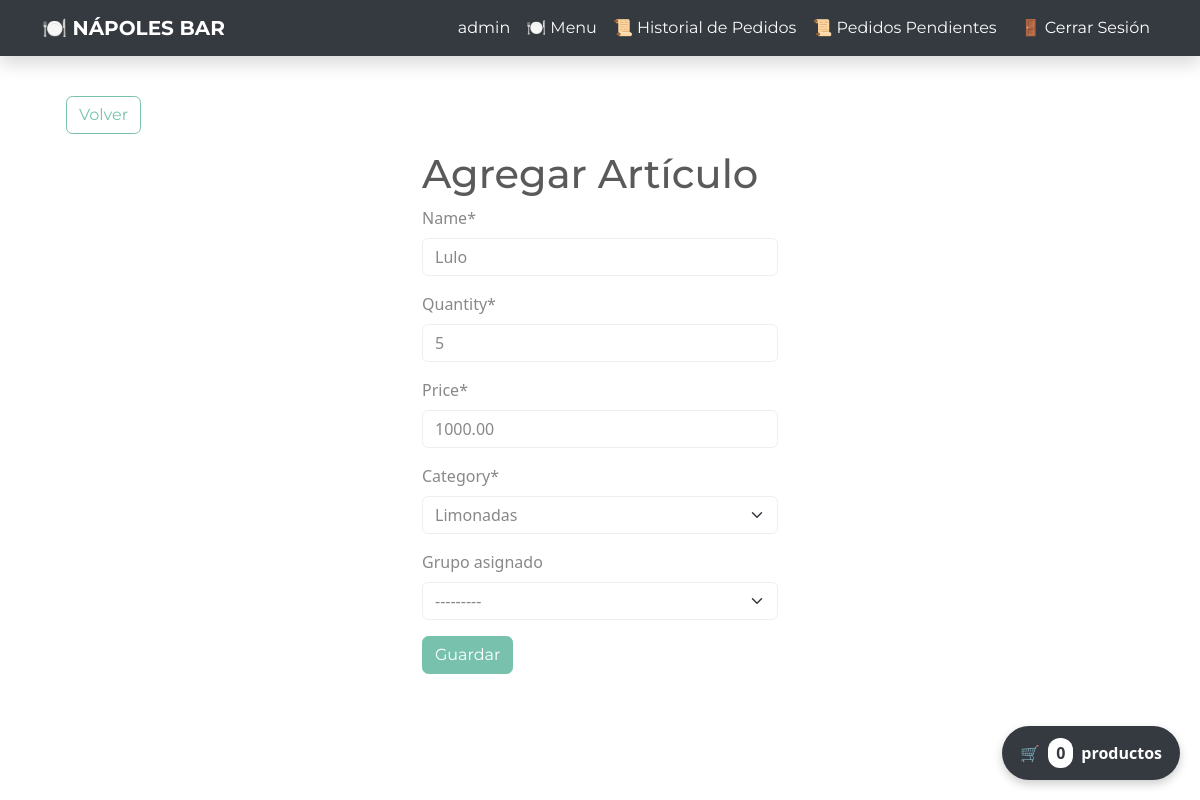
/edit-item/16/ (signed in), run on the app's committed database.
### inventory/models.py (models this page shows, shortened)
class InventoryItem(models.Model):
    name = models.CharField(max_length=200)
    quantity = models.IntegerField()
    price = models.DecimalField(max_digits=10, decimal_places=2, default=0.00)
    category = models.ForeignKey('Category', on_delete=models.SET_NULL, blank=True, null=True)
    date_created = models.DateTimeField(auto_now_add=True)
    added_by = models.ForeignKey(User, on_delete=models.CASCADE)
    assigned_group = models.ForeignKey(Group, on_delete=models.CASCADE, null=True, blank=True)
    class Meta:
        permissions = (
            ("manage_inventory", "Puede administrar el inventario"),
        )

class Category(models.Model):
    name = models.CharField(max_length=200)
    class Meta:
        verbose_name_plural = 'categories'
    def __str__(self):
        return self.name

### inventory/views.py (the view)
# urls.py: path('edit-item/<int:pk>/', EditItem.as_view(), name='edit-item'),
class EditItem(LoginRequiredMixin, AdminOrSupervisorRequiredMixin, UpdateView):
    model = InventoryItem
    form_class = InventoryItemForm
    template_name = 'inventory/item_form.html'
    success_url = reverse_lazy('dashboard')

### inventory/forms.py
class InventoryItemForm(forms.ModelForm):
    category = forms.ModelChoiceField(queryset=Category.objects.all(), initial=0)
    assigned_group = forms.ModelChoiceField(
        queryset=Group.objects.filter(name="Empleado"),  # Solo grupos de empleados
        required=False,
        label="Grupo asignado"
    )
    class Meta:
        model = InventoryItem
        fields = ['name', 'quantity', 'price', 'category', 'assigned_group']
    def __init__(self, *args, **kwargs):
        user = kwargs.pop('user', None)  # Capturar el usuario actual
        super().__init__(*args, **kwargs)
        if user and not (user.is_superuser or user.groups.filter(name="Administrador").exists() or user.groups.filter(name="Supervisor").exists()):
            del self.fields['assigned_group']  # Ocultar para empleado

### inventory/views.py (called while the page is built)
    def test_func(self):
        user = self.request.user
        return user.is_superuser or user.groups.filter(name__in=['Administrador', 'Supervisor']).exists()

### inventory/templates/inventory/item_form.html (shortened to what this page needs)
{% extends 'inventory/base.html' %}
{% load crispy_forms_tags %}
{% block content %}
<a href="{% url 'dashboard' %}" class="btn btn-outline-primary my-3 mx-4">Volver</a>
<div class="row">
    <div class="col-11 col-md-4 mx-auto">
        <h1>Agregar Artículo</h1>
        <form method="post">
            {{ form|crispy }}
            <div class="mt-3">
                <button class="btn btn-primary">Guardar</button>
            </div>
        </form>
    </div>
</div>
{% endblock content %}

### inventory/templates/inventory/navigation.html (shortened to what this page needs)
<nav class="navbar navbar-expand-lg navbar-dark bg-dark shadow">
    <div class="container">
        <a class="navbar-brand fw-bold" href="{% url 'index' %}">🍽️ NÁPOLES BAR</a>
        <div class="collapse navbar-collapse justify-content-end" id="navbarNav">
            <ul class="navbar-nav">
                {% if user.is_authenticated %}
                    <li class="nav-item">
                        <a class="nav-link text-white" href="#">{{ user.username }}</a>
                    </li>
                    <li class="nav-item">
                        <a class="nav-link btn btn-sm btn-outline-light btn-light" href="{% url 'dashboard' %}"> 🍽️ Menu</a>
                    </li>
					<li class="nav-item">
                        <a class="nav-link btn btn-sm btn-outline-light btn-light" href="{% url 'order-history' %}">📜 Historial de Pedidos</a>
                    </li>
                    <li class="nav-item">
                        <a class="nav-link btn btn-sm btn-outline-light btn-light" href="{% url 'pending-orders' %}">📜 Pedidos Pendientes</a>
                    </li>
                    <li class="nav-item">
                        <a class="nav-link btn btn-sm btn-danger ms-2" href="{% url 'logout' %}">🚪 Cerrar Sesión</a>
                    </li>
                {% endif %}
            </ul>
        </div>
    </div>
</nav>

### data on the page
InventoryItem: name "Lulo", quantity "5", price "1000.00", category "Limonadas", assigned_group "---------"

### other printed values
{{ user.username }} "admin"
